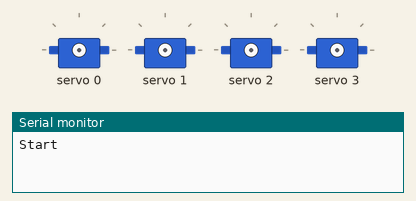
The sketch below on a simulated ESP8266 (NodeMCU). On the bench: 4 × servo, the last lines printed to the serial monitor.

Above: at 0.1 s.
At 1.6 s:
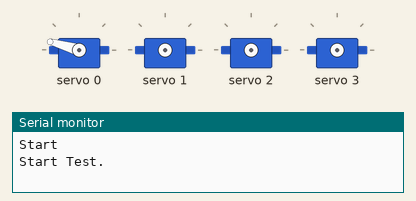
At 2.1 s:
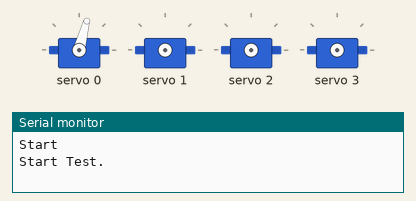
At 4.1 s:
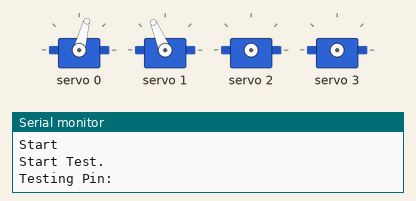
At 6.1 s:
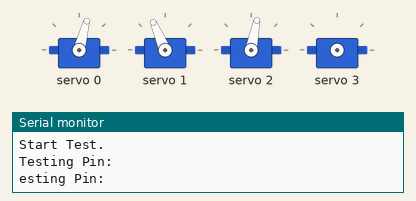
At 8.1 s:
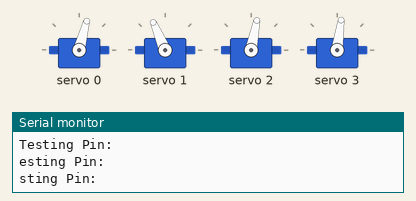
Timing chart, 0 to 9.6 s (numbered marks = the images above):
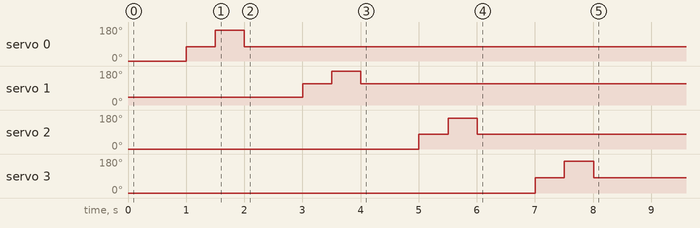

The sketch:

servoPropPlane2.ino
```cpp
#include <Adafruit_PWMServoDriver.h>
#include <Wire.h>

#define rudderPin 0
#define elevatorPin 1
#define aileronLPin 2
#define aileronRPin 3

#if defined(ESP8266)
const int RUDDER_PIN = 14; // D5
const int ELEVATOR_PIN = 12; // D6
const int AILERONR_PIN = 13; // D7
const int AILERONL_PIN = 0; // D7  //<-- change this pin to match the right one.
#elif defined(ESP32)
const int RUDDER_PIN = 5;
const int ELEVATOR_PIN = 18;
const int AILERONR_PIN = 19;
const int AILERONL_PIN = 0; //<-- change this pin to match the right one.
#else
const int RUDDER_PIN = 3;
const int ELEVATOR_PIN = 5;
const int AILERONR_PIN = 9;
const int AILERONL_PIN = 10;
#endif

const int RUDDER_START = 100;
const int RUDDER_END = 550;
const int ELEVATOR_START = 240;
const int ELEVATOR_END = 600;
const int AILERONL_START = 120;
const int AILERONL_END = 550;
const int AILERONR_START = 125;
const int AILERONR_END = 560;


// called this way, it uses the default address 0x40
Adafruit_PWMServoDriver pwm = Adafruit_PWMServoDriver();
// you can also call it with a different address you want
//Adafruit_PWMServoDriver pwm = Adafruit_PWMServoDriver(0x41);
// you can also call it with a different address and I2C interface
//Adafruit_PWMServoDriver pwm = Adafruit_PWMServoDriver(&Wire, 0x40);


void setup() {
  // put your setup code here, to run once:
  Serial.begin(115200);
  Serial.println("Start");

  pwm.begin();
  pwm.setPWMFreq(60); //max pwm frequency

  // if you want to really speed stuff up, you can go into 'fast 400khz I2C' mode
  // some i2c devices dont like this so much so if you're sharing the bus, watch
  // out for this!
  /*
   * Accepted values are 100000 (standard mode) and 400000 (fast mode).
   * Some processors also support 10000 (low speed mode), 1000000 (fast mode plus) and 3400000 (high speed mode).
   * Please refer to the specific processor documentation to make sure the desired mode is supported.
   */
  //Wire.setClock(100000);


  delay(500);
  yield();
  testing();
}


void loop() {

//for(int i=0; i<180; i++){
//  roll(i);
//  pitch(i);
//  yaw(i);
//}
//roll(0); //<=--- left
//delay(400);
//roll(180); //<=--- right
//delay(400);
}

/**
 * Tests once at the start of the program to make sure everything is working.
 */
void testing(){
  Serial.println("Start Test.");
    for(int i=0; i<4; i++){
      setServo(i,0);
      delay(500);
      setServo(i,90);
      delay(500);
      setServo(i,180);
      delay(500);
      setServo(i,90);
      delay(500);
    Serial.println("Testing Pin: " + i);
  }
  Serial.println("Finished Test.");
  delay(1000);
}


/**
 * Takes in two arguments, the pin for the servo, and 0-180 for the degree.
 */
void setServo(int pin, int degree){
  //degree between 0-180
  if(pin == 0){
    pwm.setPWM(rudderPin, 0, calculate(pin,degree)); //100-550, 0-180;
  }else if (pin ==1){
    pwm.setPWM(elevatorPin, 0, calculate(pin,degree)); //290-600, 0,180;
  }else if (pin ==2){
    pwm.setPWM(aileronLPin, 0, calculate(pin,degree));
  }else if (pin ==3){
    pwm.setPWM(aileronRPin, 0, calculate(pin,degree)); //125-342-560, 0-180;
  }
  //Serial.println(""+Pin+ ", "+ degree);
}


int calculate(int pin, int degree){
  int startVal=0, endVal=0;
  if(pin==0){
    startVal = RUDDER_START;
    endVal = RUDDER_END;
  }else if(pin==1){
    startVal = ELEVATOR_START;
    endVal = ELEVATOR_END;
  }else if(pin==2){
    startVal = AILERONL_START;
    endVal = AILERONL_END;
  }else if(pin==3){
    startVal = AILERONR_START;
    endVal = AILERONR_END;
  }
  return (((degree/180.0)*(endVal-startVal))+startVal);
}

/**
 * From zero to 100 percent, 0 to 180;
 */
void pitch(int degree){
  if(degree>=0 && degree<=180){
  setServo(1, degree);
  }
}
/**
 * 180 to the right, 0 to the left
 */
void roll(int degree){
  /*if(degree==90){
    setServo(2, 90);
    setServo(3, 90);
  }else{
    setServo(3,degree);
    setServo(2,degree);
  }
*/
  if(degree>=0 && degree<=180){
  setServo(2, degree);
  setServo(3, degree);
  }
}
void yaw(int degree){
  if(degree>=0 && degree<=180){
  setServo(0, degree);
  }
}


void setServoPulse(uint8_t n, double pulse) {
  double pulselength;

  pulselength = 1000000;   // 1,000,000 us per second
  pulselength /= 60;   // 60 Hz
  Serial.print(pulselength); Serial.println(" us per period");
  pulselength /= 4096;  // 12 bits of resolution
  Serial.print(pulselength); Serial.println(" us per bit");
  pulse *= 1000000;  // convert to us
  pulse /= pulselength;
  Serial.println(pulse);
  pwm.setPWM(n, 0, pulse);
}
```
